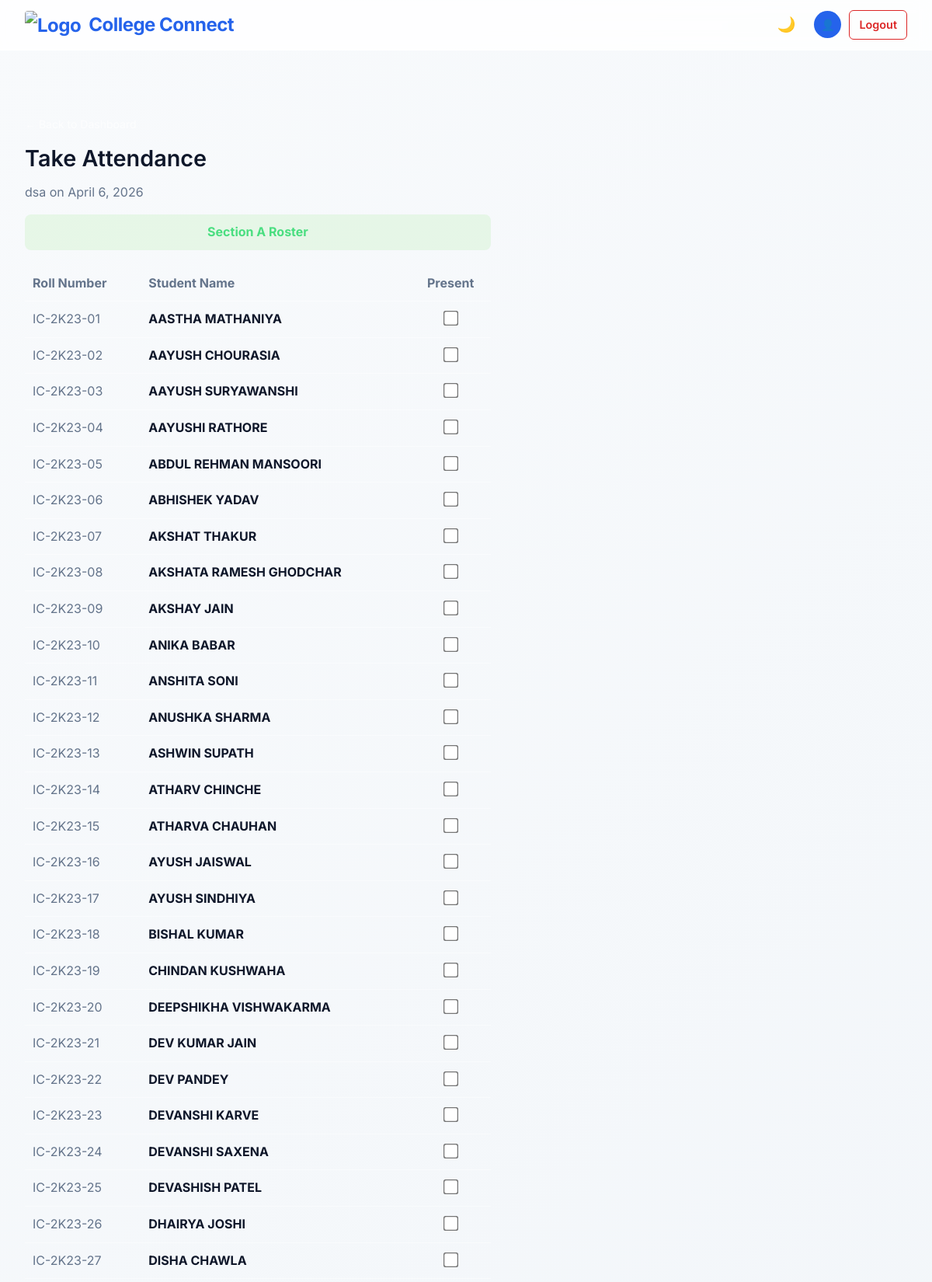
The page /teacher/attendance/17/ (signed in, upper part) on the database its author committed.
### core/models.py (models this page shows, shortened)
class DailyClassStatus(models.Model):
    schedule = models.ForeignKey(ClassSchedule, on_delete=models.CASCADE, related_name='daily_statuses')
    date = models.DateField(default=timezone.now)
    status = models.BooleanField(default=True) # True = Conducted/Active, False = Cancelled
    class Meta:
        unique_together = ('schedule', 'date')

class ClassSchedule(models.Model):
    DAYS_OF_WEEK = [
        ('Monday', 'Monday'),
        ('Tuesday', 'Tuesday'),
        ('Wednesday', 'Wednesday'),
        ('Thursday', 'Thursday'),
        ('Friday', 'Friday'),
        ('Saturday', 'Saturday'),
        ('Sunday', 'Sunday'),
    ]
    teacher = models.ForeignKey(Teacher, on_delete=models.CASCADE, related_name='schedules')
    subject = models.CharField(max_length=100)
    room_number = models.CharField(max_length=50)
    day = models.CharField(max_length=10, choices=DAYS_OF_WEEK)
    start_time = models.TimeField()
    end_time = models.TimeField()
    target_section = models.CharField(max_length=1, choices=[('A', 'A'), ('B', 'B')], default='A')
    is_active = models.BooleanField(default=True)

class Student(models.Model):
    roll_number = models.CharField(max_length=50, unique=True)
    name = models.CharField(max_length=100)
    password = models.CharField(max_length=255)
    section = models.CharField(max_length=1, choices=[('A', 'A'), ('B', 'B')], default='A')

### core/views.py (the view, shortened to what this page needs)
# urls.py: path('teacher/attendance/<int:daily_class_id>/', views.take_attendance_view, name='take_attendance'),
@teacher_required
def take_attendance_view(request, daily_class_id):
    teacher = Teacher.objects.get(id=request.session['teacher_id'])
    daily_class = get_object_or_404(DailyClassStatus, id=daily_class_id, schedule__teacher=teacher)
    target_sec = daily_class.schedule.target_section
    students_in_section = list(Student.objects.filter(section=target_sec))
    def extract_roll_number_int(student):
        try:
            return int(student.roll_number.split('-')[-1])
        except (ValueError, IndexError):
            return 9999
    students_in_section.sort(key=extract_roll_number_int)
    attendances = StudentAttendance.objects.filter(daily_class=daily_class)
    present_ids = [att.student.id for att in attendances if att.is_present]
    return render(request, 'take_attendance.html', {
        'daily_class': daily_class,
        'students': students_in_section,
        'target_section': target_sec,
        'present_ids': present_ids
    })

### core/views.py (called while the page is built)
def teacher_required(view_func):
    @wraps(view_func)
    def _wrapped_view(request, *args, **kwargs):
        if 'teacher_id' not in request.session:
            return redirect('teacher_login')
        try:
            Teacher.objects.get(id=request.session['teacher_id'])
        except Teacher.DoesNotExist:
            request.session.flush()
            return redirect('teacher_login')
        return view_func(request, *args, **kwargs)
    return _wrapped_view

### core/templates/take_attendance.html (shortened to what this page needs)
{% extends 'base.html' %}
{% block content %}
<div class="login-wrapper" style="align-items: flex-start; padding-top: 50px;">
    <div class="login-card" style="width: 100%; max-width: 600px;">
        <a href="{% url 'teacher_dashboard' %}" style="color: white; text-decoration: none; font-size: 14px; opacity: 0.7; margin-bottom: 10px; display: inline-block;">← Back to Dashboard</a>
        <h2>Take Attendance</h2>
        <p class="subtitle">{{ daily_class.schedule.subject }} on {{ daily_class.date }}</p>
        <form method="post" action="{% url 'take_attendance' daily_class.id %}">
            <div style="margin-top: 15px; padding: 10px; background: rgba(76, 209, 55, 0.1); border-radius: 8px; text-align: center; color: #4ade80; font-weight: bold;">
                Section {{ target_section }} Roster
            </div>
            <div class="student-list" style="margin-top: 20px; text-align: left;">
                <table style="width: 100%; border-collapse: collapse; color: var(--text-main);">
                    <thead>
                        <tr style="border-bottom: 1px solid var(--card-border);">
                            <th style="padding: 10px; text-align: left; color: var(--text-muted);">Roll Number</th>
                            <th style="padding: 10px; text-align: left; color: var(--text-muted);">Student Name</th>
                            <th style="padding: 10px; text-align: center; color: var(--text-muted);">Present</th>
                        </tr>
                    </thead>
                    <tbody>
                        {% for student in students %}
                        <tr style="border-bottom: 1px solid var(--card-border);">
                            <td style="padding: 10px; color: var(--text-muted);">{{ student.roll_number }}</td>
                            <td style="padding: 10px; color: var(--text-main); font-weight: bold;">{{ student.name }}</td>
                            <td style="padding: 10px; text-align: center;">
                                <input type="checkbox" name="student_{{ student.id }}"
                                       style="transform: scale(1.5); cursor: pointer; accent-color: var(--success);"
                                       {% if student.id in present_ids %}checked{% endif %}>
                            </td>
                        </tr>
                        {% empty %}
                        <tr><td colspan="3" style="padding: 10px; text-align: center; color: #6b7280;">No students found in Section {{ target_section }}</td></tr>
                        {% endfor %}
                    </tbody>
                </table>
            </div>
        </form>
    </div>
</div>
{% endblock %}

### core/static/css/style.css (style rules this page uses)
:root { --bg-gradient: linear-gradient(135deg, #f8fafc 0%, #f1f5f9 100%); --card-bg: rgba(255, 255, 255, 0.7); --card-border: rgba(255, 255, 255, 0.4); --primary: #2563eb; --primary-hover: #1d4ed8; --text-main: #0f172a; --text-muted: #64748b; --success: #059669; --danger: #dc2626; --radius: 12px; --shadow: 0 8px 32px 0 rgba(0, 0, 0, 0.1); --nav-bg: rgba(255, 255, 255, 0.8); --hover-bg: rgba(0, 0, 0, 0.05); }
* { box-sizing: border-box; margin: 0; padding: 0; }
body { font-family: 'Inter', sans-serif; background: var(--bg-gradient); color: var(--text-main); min-height: 100vh; line-height: 1.6; transition: background 0.3s ease, color 0.3s ease; }
h2 { font-size: 1.8rem; font-weight: 600; margin-bottom: 0.5rem; color: var(--text-main); }
p { color: var(--text-muted); }

### rows shown on the page
DailyClassStatus: schedule.subject "dsa", date "April 6, 2026"
Student: roll_number "IC-2K23-01", name "AASTHA MATHANIYA"
Student: roll_number "IC-2K23-02", name "AAYUSH CHOURASIA"
Student: roll_number "IC-2K23-03", name "AAYUSH SURYAWANSHI"
Student: roll_number "IC-2K23-04", name "AAYUSHI RATHORE"
Student: roll_number "IC-2K23-05", name "ABDUL REHMAN MANSOORI"
Student: roll_number "IC-2K23-06", name "ABHISHEK YADAV"
Student: roll_number "IC-2K23-07", name "AKSHAT THAKUR"
Student: roll_number "IC-2K23-08", name "AKSHATA RAMESH GHODCHAR"
Student: roll_number "IC-2K23-09", name "AKSHAY JAIN"
Student: roll_number "IC-2K23-10", name "ANIKA BABAR"
Student: roll_number "IC-2K23-11", name "ANSHITA SONI"
Student: roll_number "IC-2K23-12", name "ANUSHKA SHARMA"
Student: roll_number "IC-2K23-13", name "ASHWIN SUPATH"
Student: roll_number "IC-2K23-14", name "ATHARV CHINCHE"
Student: roll_number "IC-2K23-15", name "ATHARVA CHAUHAN"
Student: roll_number "IC-2K23-16", name "AYUSH JAISWAL"
Student: roll_number "IC-2K23-17", name "AYUSH SINDHIYA"
Student: roll_number "IC-2K23-18", name "BISHAL KUMAR"
Student: roll_number "IC-2K23-19", name "CHINDAN KUSHWAHA"
Student: roll_number "IC-2K23-20", name "DEEPSHIKHA VISHWAKARMA"
Student: roll_number "IC-2K23-21", name "DEV KUMAR JAIN"
Student: roll_number "IC-2K23-22", name "DEV PANDEY"
Student: roll_number "IC-2K23-23", name "DEVANSHI KARVE"
Student: roll_number "IC-2K23-24", name "DEVANSHI SAXENA"
Student: roll_number "IC-2K23-25", name "DEVASHISH PATEL"
Student: roll_number "IC-2K23-26", name "DHAIRYA JOSHI"
Student: roll_number "IC-2K23-27", name "DISHA CHAWLA"

### other values the page prints
{{ target_section }} "A"
